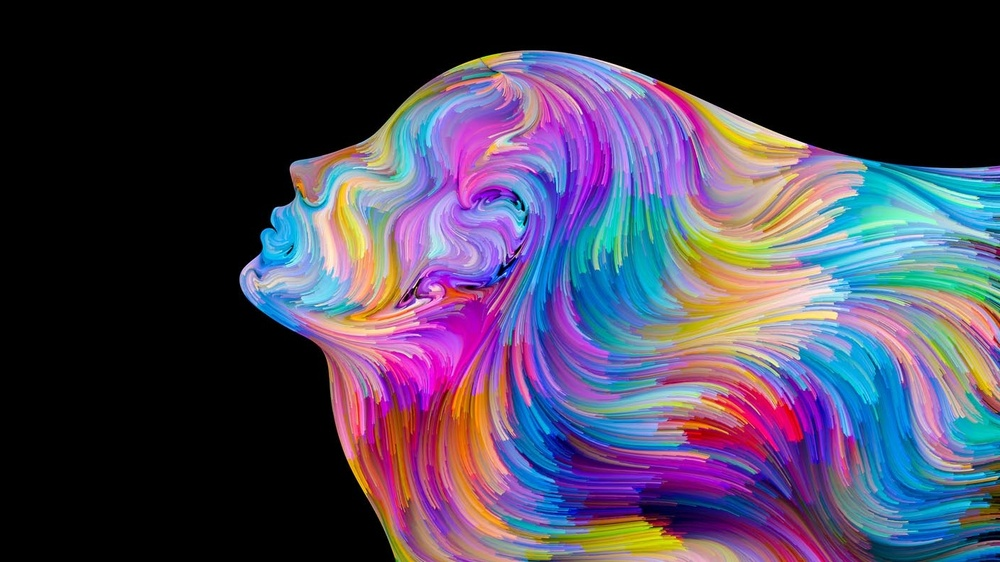
#> input picture stock_img.jpg, 1000 x 562 px, shrunk from 1408 x 792 before the run
$ python main.py
#> lines starting #> are read from the running program, lines starting #| are printed output that depends on the picture
import cv2
import numpy as np
from matplotlib import pyplot as plt


def histogram(img_path):
    # get img
#> called with img_path = '../stock_img.jpg'
    img = cv2.imread(img_path, 0)
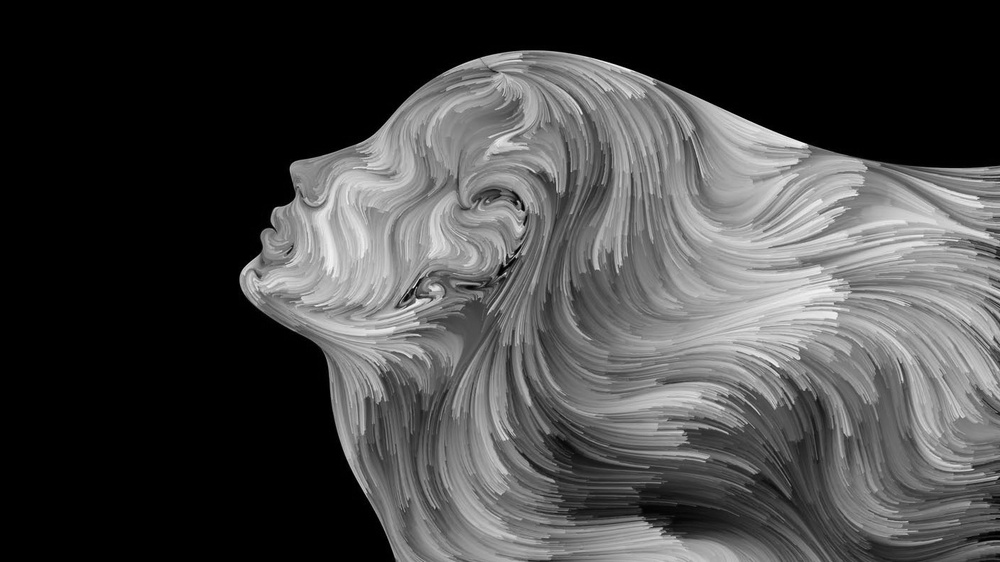
#> img: shape (562, 1000); min 0, max 247, mean 70.2

    hist, bins = np.histogram(img.flatten(), 256, [0, 256])
#> hist = 256 values, max 246306 at index 0, min 0 at index 248, mean 2195.3; bins = 257 values from 0 to 256
    cdf = hist.cumsum()
#> cdf = 256 values from 246306 to 562000
    cdf_normalized = cdf * float(hist.max()) / cdf.max()
#> cdf_normalized = 256 values from 107947.8 to 246306

    # showing original and filtered img
    plt.plot(cdf_normalized, color="b")
    plt.hist(img.flatten(), 256, [0, 256], color="r")
    plt.xlim([0, 256])
    plt.legend(("cdf", "histogram"), loc="upper left")
    plt.show()
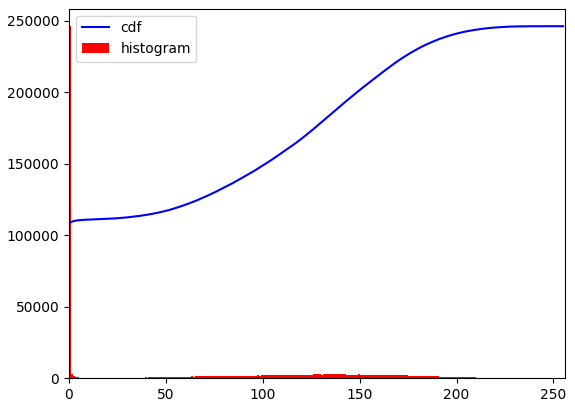
#> figure drawn by matplotlib, 1 panel; tallest bar 246306 high, from x = 0 to 1; curve peaks at x = 247, y = 246306


img_path = "../stock_img.jpg"
histogram(img_path=img_path)
